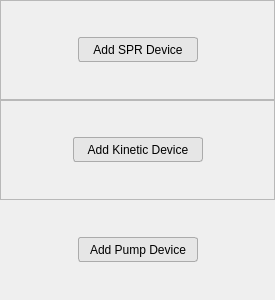
<?xml version="1.0" encoding="UTF-8"?>
<ui version="4.0">
 <class>Device</class>
 <widget class="QWidget" name="Device">
  <property name="geometry">
   <rect>
    <x>0</x>
    <y>0</y>
    <width>275</width>
    <height>300</height>
   </rect>
  </property>
  <property name="minimumSize">
   <size>
    <width>275</width>
    <height>280</height>
   </size>
  </property>
  <property name="font">
   <font>
    <family>Segoe UI</family>
   </font>
  </property>
  <property name="windowTitle">
   <string>Form</string>
  </property>
  <property name="styleSheet">
   <string notr="true"/>
  </property>
  <layout class="QVBoxLayout" name="verticalLayout">
   <property name="spacing">
    <number>0</number>
   </property>
   <property name="leftMargin">
    <number>0</number>
   </property>
   <property name="topMargin">
    <number>0</number>
   </property>
   <property name="rightMargin">
    <number>0</number>
   </property>
   <property name="bottomMargin">
    <number>0</number>
   </property>
   <item>
    <widget class="QFrame" name="controller_frame">
     <property name="sizePolicy">
      <sizepolicy hsizetype="Preferred" vsizetype="Fixed">
       <horstretch>0</horstretch>
       <verstretch>0</verstretch>
      </sizepolicy>
     </property>
     <property name="minimumSize">
      <size>
       <width>0</width>
       <height>100</height>
      </size>
     </property>
     <property name="maximumSize">
      <size>
       <width>16777215</width>
       <height>100</height>
      </size>
     </property>
     <property name="frameShape">
      <enum>QFrame::StyledPanel</enum>
     </property>
     <property name="frameShadow">
      <enum>QFrame::Raised</enum>
     </property>
     <layout class="QHBoxLayout" name="horizontalLayout">
      <property name="leftMargin">
       <number>0</number>
      </property>
      <property name="topMargin">
       <number>0</number>
      </property>
      <property name="rightMargin">
       <number>0</number>
      </property>
      <property name="bottomMargin">
       <number>0</number>
      </property>
      <item>
       <spacer name="horizontalSpacer">
        <property name="orientation">
         <enum>Qt::Horizontal</enum>
        </property>
        <property name="sizeHint" stdset="0">
         <size>
          <width>40</width>
          <height>20</height>
         </size>
        </property>
       </spacer>
      </item>
      <item>
       <widget class="QPushButton" name="add_ctrl">
        <property name="minimumSize">
         <size>
          <width>120</width>
          <height>25</height>
         </size>
        </property>
        <property name="styleSheet">
         <string notr="true">QPushButton {

		background-color: rgb(230, 230, 230);
	    border: 1px solid rgb(171, 171, 171);
		border-radius: 3px;

}

QPushButton::hover{
	background: rgb(253, 253, 253);
	border: 1px raised;
	border-radius: 5px;
}</string>
        </property>
        <property name="text">
         <string>Add SPR Device</string>
        </property>
       </widget>
      </item>
      <item>
       <spacer name="horizontalSpacer_2">
        <property name="orientation">
         <enum>Qt::Horizontal</enum>
        </property>
        <property name="sizeHint" stdset="0">
         <size>
          <width>40</width>
          <height>20</height>
         </size>
        </property>
       </spacer>
      </item>
     </layout>
    </widget>
   </item>
   <item>
    <widget class="QFrame" name="kinetic_frame">
     <property name="sizePolicy">
      <sizepolicy hsizetype="Preferred" vsizetype="Fixed">
       <horstretch>0</horstretch>
       <verstretch>0</verstretch>
      </sizepolicy>
     </property>
     <property name="minimumSize">
      <size>
       <width>0</width>
       <height>100</height>
      </size>
     </property>
     <property name="maximumSize">
      <size>
       <width>16777215</width>
       <height>100</height>
      </size>
     </property>
     <property name="frameShape">
      <enum>QFrame::StyledPanel</enum>
     </property>
     <property name="frameShadow">
      <enum>QFrame::Raised</enum>
     </property>
     <layout class="QHBoxLayout" name="horizontalLayout_2">
      <property name="leftMargin">
       <number>0</number>
      </property>
      <property name="topMargin">
       <number>0</number>
      </property>
      <property name="rightMargin">
       <number>0</number>
      </property>
      <property name="bottomMargin">
       <number>0</number>
      </property>
      <item>
       <spacer name="horizontalSpacer_3">
        <property name="orientation">
         <enum>Qt::Horizontal</enum>
        </property>
        <property name="sizeHint" stdset="0">
         <size>
          <width>40</width>
          <height>20</height>
         </size>
        </property>
       </spacer>
      </item>
      <item>
       <widget class="QPushButton" name="add_knx">
        <property name="minimumSize">
         <size>
          <width>130</width>
          <height>25</height>
         </size>
        </property>
        <property name="styleSheet">
         <string notr="true">QPushButton {

		background-color: rgb(230, 230, 230);
	    border: 1px solid rgb(171, 171, 171);
		border-radius: 3px;

}

QPushButton::hover{
	background: rgb(253, 253, 253);
	border: 1px raised;
	border-radius: 5px;
}</string>
        </property>
        <property name="text">
         <string>Add Kinetic Device</string>
        </property>
       </widget>
      </item>
      <item>
       <spacer name="horizontalSpacer_4">
        <property name="orientation">
         <enum>Qt::Horizontal</enum>
        </property>
        <property name="sizeHint" stdset="0">
         <size>
          <width>40</width>
          <height>20</height>
         </size>
        </property>
       </spacer>
      </item>
     </layout>
    </widget>
   </item>
   <item>
    <widget class="QWidget" name="pump_frame" native="true">
     <property name="sizePolicy">
      <sizepolicy hsizetype="Preferred" vsizetype="Fixed">
       <horstretch>0</horstretch>
       <verstretch>0</verstretch>
      </sizepolicy>
     </property>
     <property name="minimumSize">
      <size>
       <width>0</width>
       <height>100</height>
      </size>
     </property>
     <layout class="QHBoxLayout" name="horizontalLayout_3">
      <property name="leftMargin">
       <number>0</number>
      </property>
      <property name="topMargin">
       <number>0</number>
      </property>
      <property name="rightMargin">
       <number>0</number>
      </property>
      <property name="bottomMargin">
       <number>0</number>
      </property>
      <item>
       <spacer name="horizontalSpacer_5">
        <property name="orientation">
         <enum>Qt::Horizontal</enum>
        </property>
        <property name="sizeHint" stdset="0">
         <size>
          <width>40</width>
          <height>20</height>
         </size>
        </property>
       </spacer>
      </item>
      <item>
       <widget class="QPushButton" name="add_pump">
        <property name="minimumSize">
         <size>
          <width>120</width>
          <height>25</height>
         </size>
        </property>
        <property name="styleSheet">
         <string notr="true">QPushButton {

		background-color: rgb(230, 230, 230);
	    border: 1px solid rgb(171, 171, 171);
		border-radius: 3px;

}

QPushButton::hover{
	background: rgb(253, 253, 253);
	border: 1px raised;
	border-radius: 5px;
}</string>
        </property>
        <property name="text">
         <string>Add Pump Device</string>
        </property>
       </widget>
      </item>
      <item>
       <spacer name="horizontalSpacer_6">
        <property name="orientation">
         <enum>Qt::Horizontal</enum>
        </property>
        <property name="sizeHint" stdset="0">
         <size>
          <width>40</width>
          <height>20</height>
         </size>
        </property>
       </spacer>
      </item>
     </layout>
    </widget>
   </item>
  </layout>
 </widget>
 <resources/>
 <connections/>
</ui>
